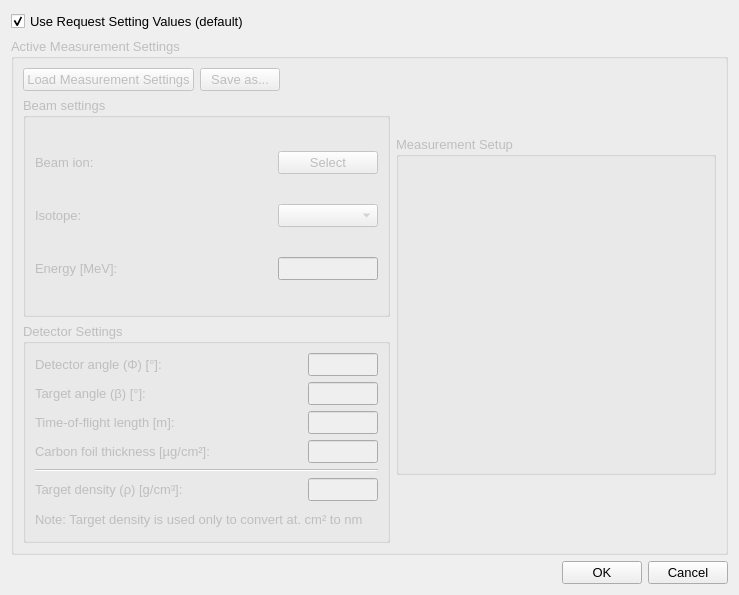
<?xml version="1.0" encoding="UTF-8"?>
<ui version="4.0">
 <class>Dialog</class>
 <widget class="QDialog" name="Dialog">
  <property name="geometry">
   <rect>
    <x>0</x>
    <y>0</y>
    <width>739</width>
    <height>595</height>
   </rect>
  </property>
  <property name="font">
   <font>
    <pointsize>10</pointsize>
   </font>
  </property>
  <property name="windowTitle">
   <string>Active Measurement Settings</string>
  </property>
  <layout class="QVBoxLayout" name="verticalLayout_4">
   <item>
    <layout class="QVBoxLayout" name="verticalLayout_5">
     <item>
      <layout class="QHBoxLayout" name="horizontalLayout_3">
       <item>
        <widget class="QCheckBox" name="useRequestSettingsValuesCheckBox">
         <property name="text">
          <string>Use Request Setting Values (default)</string>
         </property>
         <property name="checked">
          <bool>true</bool>
         </property>
        </widget>
       </item>
       <item>
        <spacer name="horizontalSpacer_2">
         <property name="orientation">
          <enum>Qt::Horizontal</enum>
         </property>
         <property name="sizeHint" stdset="0">
          <size>
           <width>40</width>
           <height>20</height>
          </size>
         </property>
        </spacer>
       </item>
      </layout>
     </item>
     <item>
      <widget class="QGroupBox" name="groupBox_4">
       <property name="enabled">
        <bool>false</bool>
       </property>
       <property name="title">
        <string>Active Measurement Settings</string>
       </property>
       <layout class="QHBoxLayout" name="horizontalLayout">
        <item>
         <layout class="QVBoxLayout" name="verticalLayout">
          <item>
           <layout class="QHBoxLayout" name="horizontalLayout_19">
            <item>
             <widget class="QPushButton" name="loadButton">
              <property name="text">
               <string>Load Measurement Settings</string>
              </property>
             </widget>
            </item>
            <item>
             <widget class="QPushButton" name="saveButton">
              <property name="text">
               <string>Save as...</string>
              </property>
             </widget>
            </item>
            <item>
             <spacer name="horizontalSpacer_19">
              <property name="orientation">
               <enum>Qt::Horizontal</enum>
              </property>
              <property name="sizeHint" stdset="0">
               <size>
                <width>40</width>
                <height>20</height>
               </size>
              </property>
             </spacer>
            </item>
           </layout>
          </item>
          <item>
           <widget class="QGroupBox" name="groupBox_3">
            <property name="enabled">
             <bool>false</bool>
            </property>
            <property name="title">
             <string>Beam settings</string>
            </property>
            <layout class="QVBoxLayout" name="verticalLayout_6">
             <item>
              <layout class="QHBoxLayout" name="horizontalLayout_25">
               <item>
                <widget class="QLabel" name="beamLabel_3">
                 <property name="text">
                  <string>Beam ion:</string>
                 </property>
                </widget>
               </item>
               <item>
                <spacer name="horizontalSpacer_25">
                 <property name="orientation">
                  <enum>Qt::Horizontal</enum>
                 </property>
                 <property name="sizeHint" stdset="0">
                  <size>
                   <width>40</width>
                   <height>20</height>
                  </size>
                 </property>
                </spacer>
               </item>
               <item>
                <widget class="QPushButton" name="elementButton">
                 <property name="minimumSize">
                  <size>
                   <width>100</width>
                   <height>0</height>
                  </size>
                 </property>
                 <property name="maximumSize">
                  <size>
                   <width>100</width>
                   <height>16777215</height>
                  </size>
                 </property>
                 <property name="text">
                  <string>Select</string>
                 </property>
                </widget>
               </item>
              </layout>
             </item>
             <item>
              <layout class="QHBoxLayout" name="horizontalLayout_26">
               <item>
                <widget class="QLabel" name="isotopeLabel">
                 <property name="text">
                  <string>Isotope:</string>
                 </property>
                </widget>
               </item>
               <item>
                <spacer name="horizontalSpacer_26">
                 <property name="orientation">
                  <enum>Qt::Horizontal</enum>
                 </property>
                 <property name="sizeHint" stdset="0">
                  <size>
                   <width>40</width>
                   <height>20</height>
                  </size>
                 </property>
                </spacer>
               </item>
               <item>
                <widget class="QComboBox" name="isotopeComboBox">
                 <property name="enabled">
                  <bool>false</bool>
                 </property>
                 <property name="minimumSize">
                  <size>
                   <width>100</width>
                   <height>0</height>
                  </size>
                 </property>
                 <property name="maximumSize">
                  <size>
                   <width>100</width>
                   <height>16777215</height>
                  </size>
                 </property>
                </widget>
               </item>
              </layout>
             </item>
             <item>
              <layout class="QHBoxLayout" name="horizontalLayout_27">
               <item>
                <widget class="QLabel" name="label_20">
                 <property name="text">
                  <string>Energy [MeV]:</string>
                 </property>
                </widget>
               </item>
               <item>
                <spacer name="horizontalSpacer_27">
                 <property name="orientation">
                  <enum>Qt::Horizontal</enum>
                 </property>
                 <property name="sizeHint" stdset="0">
                  <size>
                   <width>40</width>
                   <height>20</height>
                  </size>
                 </property>
                </spacer>
               </item>
               <item>
                <widget class="QLineEdit" name="energyLineEdit">
                 <property name="minimumSize">
                  <size>
                   <width>0</width>
                   <height>0</height>
                  </size>
                 </property>
                 <property name="maximumSize">
                  <size>
                   <width>100</width>
                   <height>16777215</height>
                  </size>
                 </property>
                </widget>
               </item>
              </layout>
             </item>
            </layout>
           </widget>
          </item>
          <item>
           <widget class="QGroupBox" name="groupBox_2">
            <property name="title">
             <string>Detector Settings</string>
            </property>
            <layout class="QGridLayout" name="gridLayout_3">
             <item row="7" column="0">
              <widget class="Line" name="line">
               <property name="orientation">
                <enum>Qt::Horizontal</enum>
               </property>
              </widget>
             </item>
             <item row="3" column="0">
              <layout class="QHBoxLayout" name="horizontalLayout_22">
               <item>
                <widget class="QLabel" name="label_17">
                 <property name="text">
                  <string>Detector angle (Φ) [°]:</string>
                 </property>
                </widget>
               </item>
               <item>
                <spacer name="horizontalSpacer_22">
                 <property name="orientation">
                  <enum>Qt::Horizontal</enum>
                 </property>
                 <property name="sizeHint" stdset="0">
                  <size>
                   <width>40</width>
                   <height>20</height>
                  </size>
                 </property>
                </spacer>
               </item>
               <item>
                <widget class="QLineEdit" name="detectorAngleLineEdit">
                 <property name="minimumSize">
                  <size>
                   <width>70</width>
                   <height>0</height>
                  </size>
                 </property>
                 <property name="maximumSize">
                  <size>
                   <width>50</width>
                   <height>16777215</height>
                  </size>
                 </property>
                </widget>
               </item>
              </layout>
             </item>
             <item row="8" column="0">
              <layout class="QHBoxLayout" name="horizontalLayout_20">
               <item>
                <widget class="QLabel" name="label_15">
                 <property name="text">
                  <string>Target density (ρ) [g/cm³]:</string>
                 </property>
                </widget>
               </item>
               <item>
                <spacer name="horizontalSpacer_20">
                 <property name="orientation">
                  <enum>Qt::Horizontal</enum>
                 </property>
                 <property name="sizeHint" stdset="0">
                  <size>
                   <width>40</width>
                   <height>20</height>
                  </size>
                 </property>
                </spacer>
               </item>
               <item>
                <widget class="QLineEdit" name="targetDensityLineEdit">
                 <property name="minimumSize">
                  <size>
                   <width>70</width>
                   <height>0</height>
                  </size>
                 </property>
                 <property name="maximumSize">
                  <size>
                   <width>50</width>
                   <height>16777215</height>
                  </size>
                 </property>
                </widget>
               </item>
              </layout>
             </item>
             <item row="5" column="0">
              <layout class="QHBoxLayout" name="horizontalLayout_23">
               <item>
                <widget class="QLabel" name="label_18">
                 <property name="text">
                  <string>Time-of-flight length [m]:</string>
                 </property>
                </widget>
               </item>
               <item>
                <spacer name="horizontalSpacer_23">
                 <property name="orientation">
                  <enum>Qt::Horizontal</enum>
                 </property>
                 <property name="sizeHint" stdset="0">
                  <size>
                   <width>40</width>
                   <height>20</height>
                  </size>
                 </property>
                </spacer>
               </item>
               <item>
                <widget class="QLineEdit" name="TOFLengthLineEdit">
                 <property name="minimumSize">
                  <size>
                   <width>70</width>
                   <height>0</height>
                  </size>
                 </property>
                 <property name="maximumSize">
                  <size>
                   <width>50</width>
                   <height>16777215</height>
                  </size>
                 </property>
                </widget>
               </item>
              </layout>
             </item>
             <item row="4" column="0">
              <layout class="QHBoxLayout" name="horizontalLayout_21">
               <item>
                <widget class="QLabel" name="label_16">
                 <property name="text">
                  <string>Target angle (β) [°]:</string>
                 </property>
                </widget>
               </item>
               <item>
                <spacer name="horizontalSpacer_21">
                 <property name="orientation">
                  <enum>Qt::Horizontal</enum>
                 </property>
                 <property name="sizeHint" stdset="0">
                  <size>
                   <width>40</width>
                   <height>20</height>
                  </size>
                 </property>
                </spacer>
               </item>
               <item>
                <widget class="QLineEdit" name="targetAngleLineEdit">
                 <property name="minimumSize">
                  <size>
                   <width>70</width>
                   <height>0</height>
                  </size>
                 </property>
                 <property name="maximumSize">
                  <size>
                   <width>50</width>
                   <height>16777215</height>
                  </size>
                 </property>
                </widget>
               </item>
              </layout>
             </item>
             <item row="6" column="0">
              <layout class="QHBoxLayout" name="horizontalLayout_24">
               <item>
                <widget class="QLabel" name="label_19">
                 <property name="text">
                  <string>Carbon foil thickness [µg/cm²]:</string>
                 </property>
                </widget>
               </item>
               <item>
                <spacer name="horizontalSpacer_24">
                 <property name="orientation">
                  <enum>Qt::Horizontal</enum>
                 </property>
                 <property name="sizeHint" stdset="0">
                  <size>
                   <width>40</width>
                   <height>20</height>
                  </size>
                 </property>
                </spacer>
               </item>
               <item>
                <widget class="QLineEdit" name="carbonFoilThicknessLineEdit">
                 <property name="minimumSize">
                  <size>
                   <width>70</width>
                   <height>0</height>
                  </size>
                 </property>
                 <property name="maximumSize">
                  <size>
                   <width>50</width>
                   <height>16777215</height>
                  </size>
                 </property>
                </widget>
               </item>
              </layout>
             </item>
             <item row="9" column="0">
              <widget class="QLabel" name="label">
               <property name="text">
                <string>Note: Target density is used only to convert at. cm² to nm</string>
               </property>
               <property name="wordWrap">
                <bool>true</bool>
               </property>
              </widget>
             </item>
            </layout>
           </widget>
          </item>
         </layout>
        </item>
        <item>
         <layout class="QVBoxLayout" name="verticalLayout_2">
          <item>
           <widget class="QGroupBox" name="groupBox">
            <property name="minimumSize">
             <size>
              <width>320</width>
              <height>339</height>
             </size>
            </property>
            <property name="maximumSize">
             <size>
              <width>320</width>
              <height>339</height>
             </size>
            </property>
            <property name="title">
             <string>Measurement Setup</string>
            </property>
            <layout class="QVBoxLayout" name="verticalLayout_3">
             <item>
              <widget class="QLabel" name="picture">
               <property name="text">
                <string/>
               </property>
              </widget>
             </item>
            </layout>
           </widget>
          </item>
         </layout>
        </item>
       </layout>
      </widget>
     </item>
    </layout>
   </item>
   <item>
    <layout class="QHBoxLayout" name="horizontalLayout_2">
     <item>
      <spacer name="horizontalSpacer">
       <property name="orientation">
        <enum>Qt::Horizontal</enum>
       </property>
       <property name="sizeHint" stdset="0">
        <size>
         <width>40</width>
         <height>20</height>
        </size>
       </property>
      </spacer>
     </item>
     <item>
      <widget class="QPushButton" name="OKButton">
       <property name="enabled">
        <bool>true</bool>
       </property>
       <property name="text">
        <string>OK</string>
       </property>
      </widget>
     </item>
     <item>
      <widget class="QPushButton" name="cancelButton">
       <property name="text">
        <string>Cancel</string>
       </property>
      </widget>
     </item>
    </layout>
   </item>
  </layout>
 </widget>
 <tabstops>
  <tabstop>useRequestSettingsValuesCheckBox</tabstop>
  <tabstop>OKButton</tabstop>
  <tabstop>cancelButton</tabstop>
  <tabstop>loadButton</tabstop>
  <tabstop>saveButton</tabstop>
  <tabstop>elementButton</tabstop>
  <tabstop>isotopeComboBox</tabstop>
  <tabstop>energyLineEdit</tabstop>
  <tabstop>detectorAngleLineEdit</tabstop>
  <tabstop>targetAngleLineEdit</tabstop>
  <tabstop>TOFLengthLineEdit</tabstop>
  <tabstop>carbonFoilThicknessLineEdit</tabstop>
  <tabstop>targetDensityLineEdit</tabstop>
 </tabstops>
 <resources/>
 <connections>
  <connection>
   <sender>useRequestSettingsValuesCheckBox</sender>
   <signal>toggled(bool)</signal>
   <receiver>groupBox_4</receiver>
   <slot>setDisabled(bool)</slot>
   <hints>
    <hint type="sourcelabel">
     <x>187</x>
     <y>23</y>
    </hint>
    <hint type="destinationlabel">
     <x>398</x>
     <y>48</y>
    </hint>
   </hints>
  </connection>
  <connection>
   <sender>useRequestSettingsValuesCheckBox</sender>
   <signal>toggled(bool)</signal>
   <receiver>groupBox_3</receiver>
   <slot>setDisabled(bool)</slot>
   <hints>
    <hint type="sourcelabel">
     <x>138</x>
     <y>24</y>
    </hint>
    <hint type="destinationlabel">
     <x>81</x>
     <y>114</y>
    </hint>
   </hints>
  </connection>
 </connections>
</ui>
